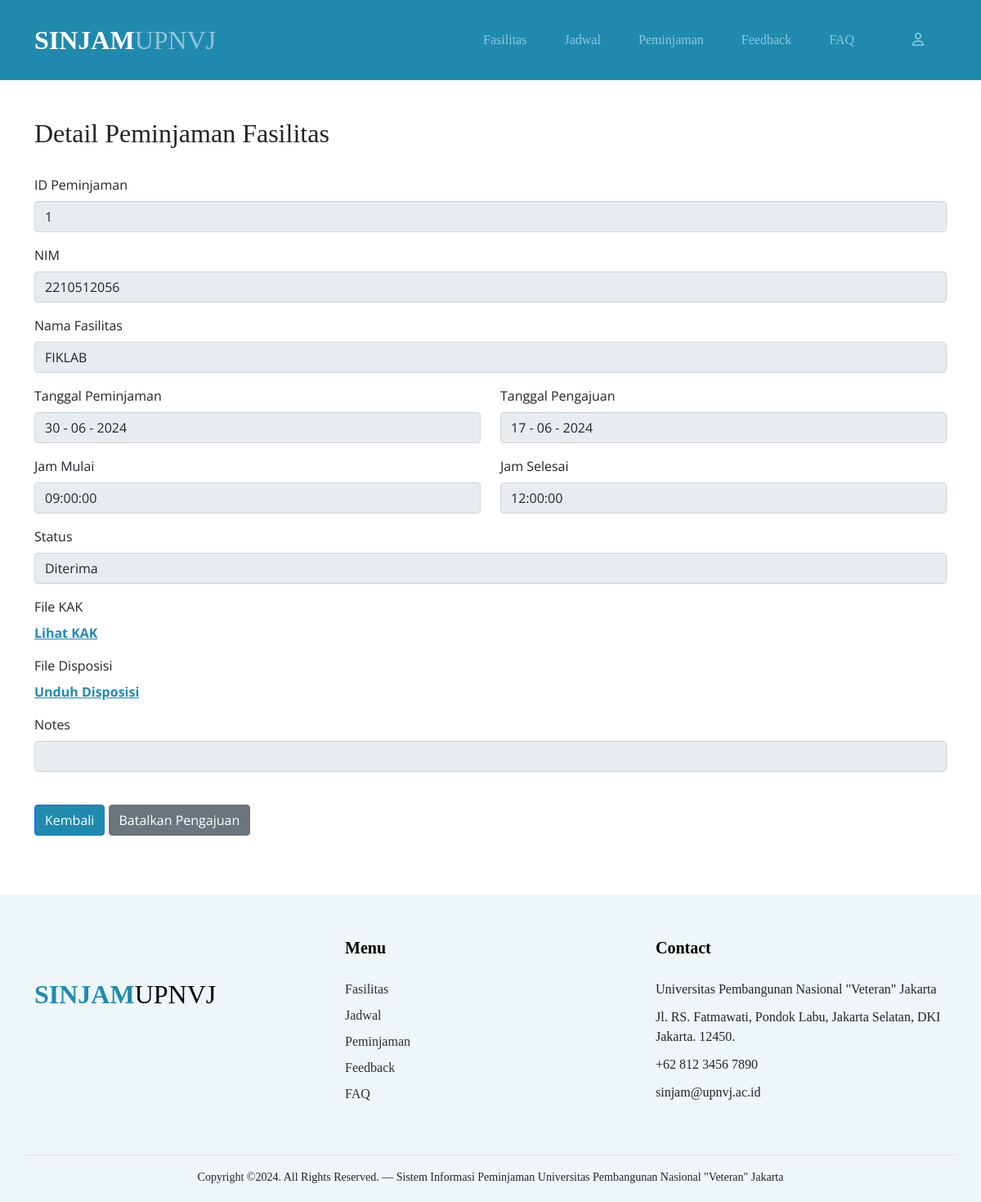
The page /detailPeminjamanMhs.php?id_pinjam=1 on the database its author committed.
### tables this page shows
CREATE TABLE `peminjaman` (
  `id_pinjam` int(11) NOT NULL,
  `nim` varchar(10) NOT NULL,
  `id_fasilitas` int(11) NOT NULL,
  `deskripsi` varchar(50) NOT NULL,
  `tgl_pinjam` date NOT NULL,
  `tgl_pengajuan` date NOT NULL,
  `jam_mulai` time NOT NULL,
  `jam_selesai` time NOT NULL,
  `status` enum('Diproses','Diterima','Tidak Diterima') NOT NULL,
  `notes` text NOT NULL
);

CREATE TABLE `fasilitas` (
  `id_fasilitas` int(11) NOT NULL,
  `nama_fasilitas` varchar(50) NOT NULL,
  `lokasi` enum('pl','limo') NOT NULL,
  `pic` enum('FIK','FISIP','FEB','FK','FT','Rektorat','FH') NOT NULL,
  `foto` varchar(50) NOT NULL
);

### detailPeminjamanMhs.php (the view, shortened to what this page needs)
<?php
    include("config.php");
    $id_pinjam = '';
    if (isset($_GET['id_pinjam'])) {
        $id_pinjam = $_GET['id_pinjam'];
    }
    elseif (isset($_POST['id_pinjam'])) {
        $id_pinjam = $_POST['id_pinjam'];
    }
    if (!empty($id_pinjam)) {
        $query = "SELECT p.*, f.nama_fasilitas
                FROM peminjaman p
                JOIN fasilitas f ON p.id_fasilitas = f.id_fasilitas
                WHERE p.id_pinjam = '$id_pinjam'";
        $result = mysqli_query($conn, $query);
        if ($result && mysqli_num_rows($result) > 0) {
            $data = mysqli_fetch_assoc($result);
            $nim = $data['nim'];
            $nama_fasilitas = $data['nama_fasilitas'];
            $tgl_pinjam = date("d - m - Y", strtotime($data['tgl_pinjam']));
            $tgl_pengajuan = date("d - m - Y", strtotime($data['tgl_pengajuan']));
            $jam_mulai = $data['jam_mulai'];
            $jam_selesai = $data['jam_selesai'];
            $status = $data['status'];
            $notes = $data['notes'];
        }
    }
    else {
        die("Query Error:".mysqli_errno($conn)." -".mysqli_error($conn));
    }
?>
<!DOCTYPE html>
<html lang="en">
<html lang="en">
<head>
    <link href="css\detailPeminjamanMhs_style.css" rel="stylesheet">
    <link href="https://cdnjs.cloudflare.com/ajax/libs/font-awesome/6.2.1/css/all.min.css" rel="stylesheet">
    <link href="css/bootstrap.min.css" rel="stylesheet">
    <link href="https://cdnjs.cloudflare.com/ajax/libs/font-awesome/6.0.0-beta3/css/all.min.css" rel="stylesheet">
    <link href="css/tiny-slider.css" rel="stylesheet">
</head>
<body>
	<?php include "navbar.php" ?>
    <br><br><br>
    <div class="container">
        <h2>Detail Peminjaman Fasilitas</h2>
        <br>
        <form method="post" action="detailPeminjamanMhs.php" enctype="multipart/form-data">
            <div class="mb-3">
                <label for="id_pinjam" class="form-label">ID Peminjaman</label>
                <input class="form-control" type="text" id="id_pinjam" name="id_pinjam" value="<?php echo htmlspecialchars($id_pinjam); ?>" readonly>
            </div>
            <div class="mb-3">
                <label for="nim" class="form-label">NIM</label>
                <input class="form-control" type="text" id="nim" value="<?php echo htmlspecialchars($nim); ?>" readonly>
            </div>
            <div class="mb-3">
                <label for="nama_fasilitas" class="form-label">Nama Fasilitas</label>
                <input class="form-control" type="text" id="nama_fasilitas" value="<?php echo htmlspecialchars($nama_fasilitas); ?>" readonly>
            </div>
            <div class="row">
                <div class="col-md-6">
                    <div class="mb-3">
                        <label for="tgl_pinjam" class="form-label">Tanggal Peminjaman</label>
                        <input class="form-control" type="text" id="tgl_pinjam" value="<?php echo htmlspecialchars($tgl_pinjam); ?>" readonly>
                    </div>
                </div>
                <div class="col-md-6">
                    <div class="mb-3">
                        <label for="tgl_pengajuan" class="form-label">Tanggal Pengajuan</label>
                        <input class="form-control" type="text" id="tgl_pengajuan" value="<?php echo htmlspecialchars($tgl_pengajuan); ?>" readonly>
                    </div>
                </div>
            </div>
            <div class="row">
                <div class="col-md-6">
                    <div class="mb-3">
                        <label for="jam_mulai" class="form-label">Jam Mulai</label>
                        <input class="form-control" type="text" id="jam_mulai" value="<?php echo htmlspecialchars($jam_mulai); ?>" readonly>
                    </div>
                </div>
                <div class="col-md-6">
                    <div class="mb-3">
                        <label for="jam_selesai" class="form-label">Jam Selesai</label>
                        <input class="form-control" type="text" id="jam_selesai" value="<?php echo htmlspecialchars($jam_selesai); ?>" readonly>
                    </div>
                </div>
            </div>
            <div class="mb-3">
                <label for="status" class="form-label">Status</label>
                <input class="form-control" type="text" id="status" value="<?php echo htmlspecialchars($status); ?>" readonly>
            </div>
            <div class="mb-3">
                <label for="fileKAK" class="form-label">File KAK</label><br>
                <a href="download.php?id_pinjam=<?php echo htmlspecialchars($id_pinjam); ?>&type=kak"><b>Lihat KAK</b></a>
            </div>
            <?php if ($status == 'Diterima') : ?>
                <div class="mb-3">
                    <label for="fileDisposisi" class="form-label">File Disposisi</label><br>
                    <a href="download.php?id_pinjam=<?php echo htmlspecialchars($id_pinjam); ?>&type=disposisi"><b>Unduh Disposisi</b></a>
                </div>
            <?php endif; ?>
            <?php if ($status == 'Tidak Diterima' || $status == 'Diterima') : ?>
                <div class="mb-3">
                    <label for="notes" class="form-label">Notes</label>
                    <input class="form-control" type="text" id="notes" value="<?php echo htmlspecialchars($notes); ?>" readonly>
                </div>
            <?php endif; ?>
            <br>
            <a href="trackingPeminjaman.php" class="btn btn-primary" id="btn">Kembali</a>
            <button type="button" name="batal" class="btn btn-secondary" onclick="showBatalNotes()">Batalkan Pengajuan</button>
        </form>
        <br>
    </div>
    <br><br>
    <?php include "footer.php" ?>
</body>
</html>

### css/detailPeminjamanMhs_style.css (style rules this page uses)
* { padding: 0; margin: 0; }
body { font-family: 'Open Sans' !important; }
h2 { font-family: 'Gotham'; }
.mb-3 a { color: #208aae; }
#btn { background-color: #208aae; }

### rows shown on the page
peminjaman: nim "2210512056", id_fasilitas.nama_fasilitas "FIKLAB", tgl_pinjam "30 - 06 - 2024", tgl_pengajuan "17 - 06 - 2024", jam_mulai "09:00:00", jam_selesai "12:00:00", status "Diterima"
